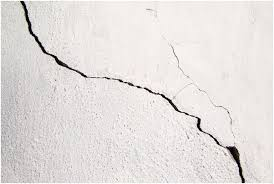
#> input picture ex8/crack2.jpeg, 274 x 184 px
$ jupyter execute q2.ipynb   (older library calls are emulated)
#> lines starting #> are read from the running program, lines starting #| are printed output that depends on the picture; after the words box and inside, x2 and y2 are one past the last pixel; in counts of white or black regions, pixels touching at a corner belong together
[cell 1]
import cv2
import numpy as np
import matplotlib.pyplot as plt

# Step 1: Load and preprocess the image
image = cv2.imread('crack2.jpeg', cv2.IMREAD_GRAYSCALE)
#> image: shape (184, 274); min 0, max 255, mean 224.7
blurred = cv2.GaussianBlur(image, (5, 5), 0)

# Step 2: Estimate surface normals based on image gradients (Sobel filters)
def estimate_normals(image):
    # Gradient in x and y directions
    grad_x = cv2.Sobel(image, cv2.CV_64F, 1, 0, ksize=5)
    grad_y = cv2.Sobel(image, cv2.CV_64F, 0, 1, ksize=5)

    # Normalize the gradients to compute normals
    normals = np.dstack((grad_x, grad_y, np.ones_like(image, dtype=np.float64)))
    normals = normals / np.linalg.norm(normals, axis=2, keepdims=True)

    return normals

# Step 3: Depth estimation by integrating the normals
def estimate_depth(normals):
    depth = np.zeros_like(normals[:, :, 0])

    # Simple approximation using cumulative sum
    depth += np.cumsum(normals[:, :, 2], axis=0)
    return depth

# Estimate normals and depth map
normals = estimate_normals(blurred)
depth_map = estimate_depth(normals)

# Step 4: Crack detection using edge detection on depth map
edges = cv2.Canny(np.uint8(depth_map), 100, 200)
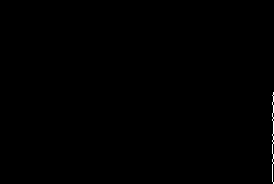
#> edges: shape (184, 274); 0.18% white in thin lines or dots, all inside (x1, y1, x2, y2) = (272, 92, 274, 184)

# Step 5: Post-processing with morphological operations to refine cracks
kernel = np.ones((3, 3), np.uint8)
cracks = cv2.morphologyEx(edges, cv2.MORPH_CLOSE, kernel)
#> cracks: shape (184, 274); 0.28% white; 1 white region, box (x1, y1, x2, y2) and area: (272, 92, 274, 184) 143

# Visualization using Matplotlib
fig, ax = plt.subplots(1, 4, figsize=(20, 5))

# Original Image
ax[0].imshow(image, cmap='gray')
ax[0].set_title('Original Image')
ax[0].axis('off')

# Blurred Image
ax[1].imshow(blurred, cmap='gray')
ax[1].set_title('Blurred Image')
ax[1].axis('off')

# Depth Map Visualization
ax[2].imshow(depth_map, cmap='gray')
ax[2].set_title('Depth Map')
ax[2].axis('off')

# Detected Cracks
ax[3].imshow(cracks, cmap='gray')
ax[3].set_title('Detected Cracks')
ax[3].axis('off')

plt.show()
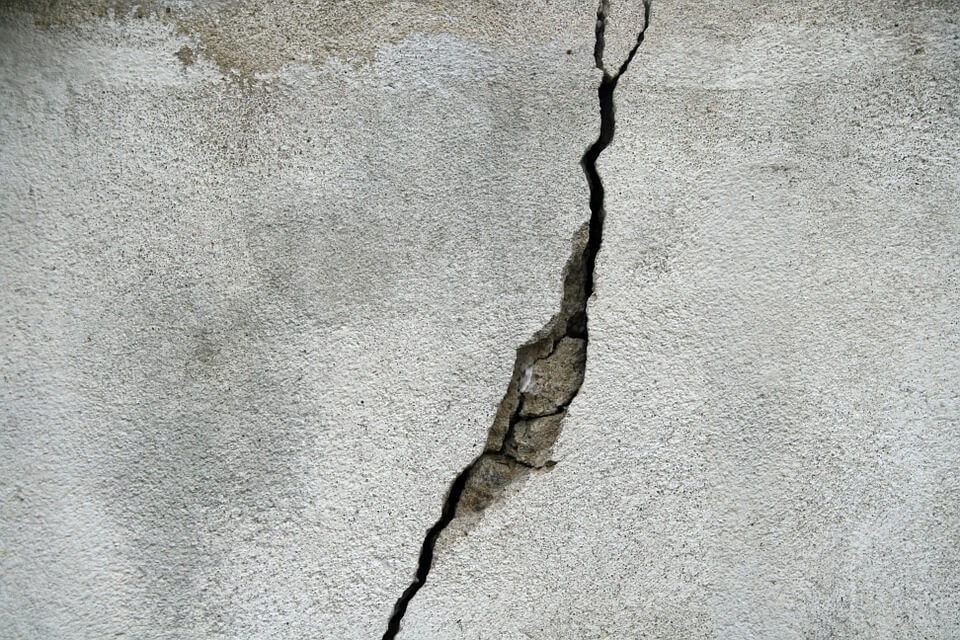
#> input picture ex8/cracking.jpg, 960 x 640 px
#> further down, image is the input picture: shape (640, 960, 3); mean B, G, R 172, 175.4, 173.7

[cell 2]
import numpy as np
import matplotlib.pyplot as plt
from mpl_toolkits.mplot3d import Axes3D

def shape_from_shading_horn_schunck(image):
    # Preprocessing
    gray = cv2.cvtColor(image, cv2.COLOR_BGR2GRAY)
    gray = gray / 255.0

    # Compute image gradient
    Ix = cv2.Sobel(gray, cv2.CV_64F, 1, 0, ksize=3)
    Iy = cv2.Sobel(gray, cv2.CV_64F, 0, 1, ksize=3)

    # Integrate the gradient field
    height, width = gray.shape
#> height = 640; width = 960
    u = np.zeros((height, width))
    v = np.zeros((height, width))
    lambda_ = 1.0  # Regularization parameter

    for iteration in range(100):
        u_prev = u.copy()
        v_prev = v.copy()

        p = Ix + lambda_ * u
        q = Iy + lambda_ * v

        u = u_prev - (p * Ix + q * Iy) / (lambda_ + Ix**2 + Iy**2)
        v = v_prev - (p * Iy - q * Ix) / (lambda_ + Ix**2 + Iy**2)

    # Reconstruct the surface
    depth = np.zeros((height, width))
    depth[0, 0] = 0.0  # Set a reference point

    for y in range(1, height):
        for x in range(1, width):
            depth[y, x] = depth[y - 1, x] + u[y - 1, x]
            depth[y, x] = depth[y, x - 1] + v[y, x]
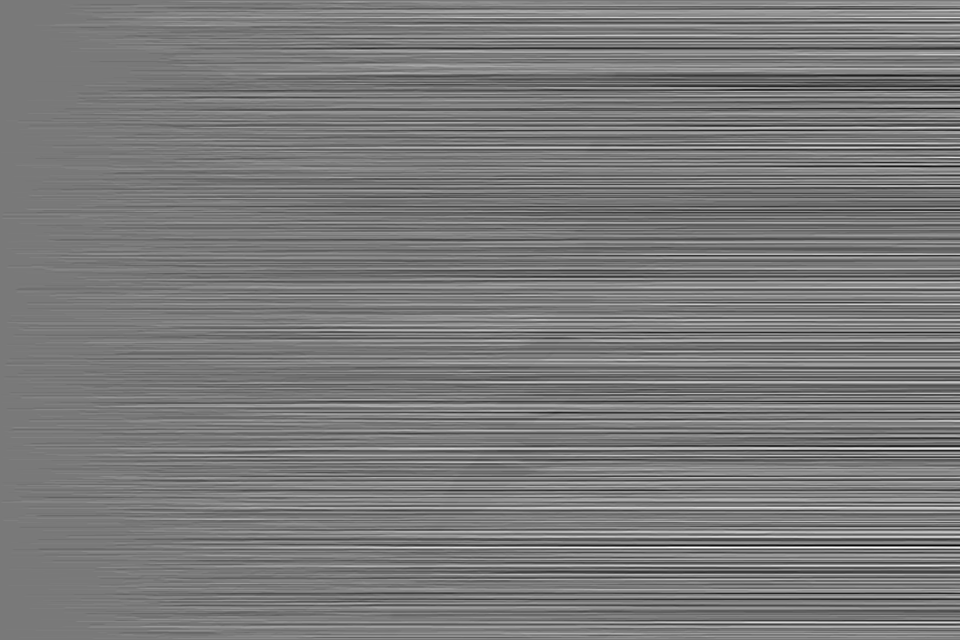
#> depth: shape (640, 960) float64; min -7.91e+18, max 8.64e+18, mean 3.41e+16; drawn with min black and max white

    return depth

# Load the image
image = cv2.imread('cracking.jpg')

# Perform shape from shading
depth = shape_from_shading_horn_schunck(image)

# Create a 3D plot
fig = plt.figure()
ax = fig.add_subplot(111, projection='3d')

# Generate meshgrid
x, y = np.meshgrid(np.arange(depth.shape[1]), np.arange(depth.shape[0]))

# Plot the surface
ax.plot_surface(x, y, depth, cmap='viridis', alpha=0.7)
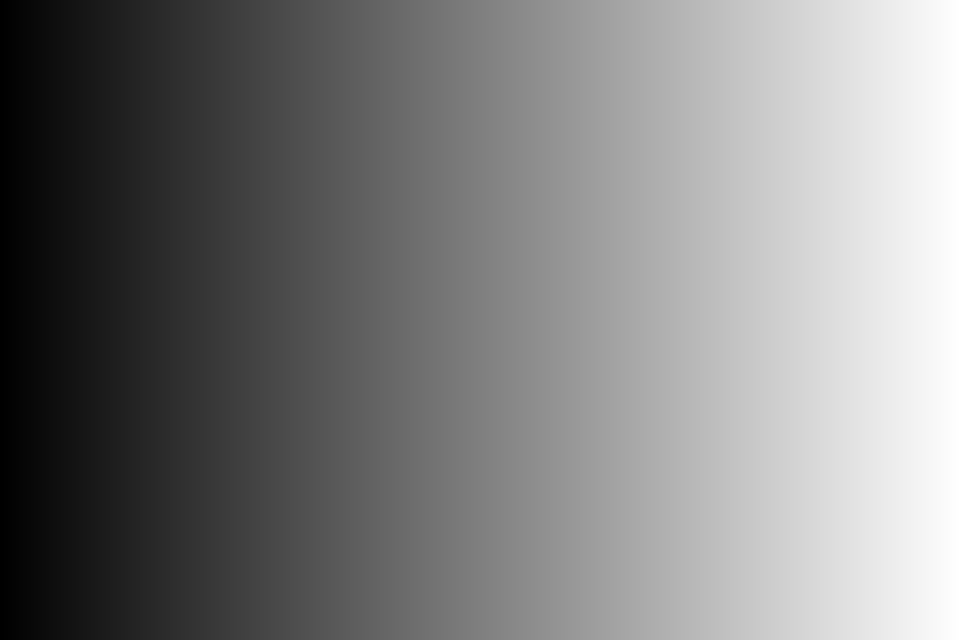
#> x: shape (640, 960) int64; min 0, max 959, mean 479.5; drawn with min black and max white

# Set axis labels and title
ax.set_xlabel('X')
ax.set_ylabel('Y')
ax.set_zlabel('Z')
ax.set_title('Shape from Shading')

plt.show()
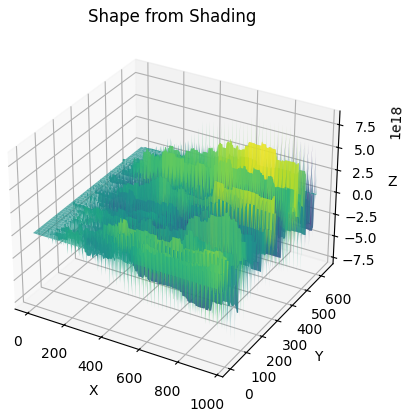
#> figure drawn by matplotlib, 1 panel

[cell 3]
import numpy as np
import cv2

def shape_from_shading_horn_schunck(image):
    # Preprocessing
    gray = cv2.cvtColor(image, cv2.COLOR_BGR2GRAY)
    gray = gray / 255.0

    # Compute image gradient
    Ix = cv2.Sobel(gray, cv2.CV_64F, 1, 0, ksize=3)
    Iy = cv2.Sobel(gray, cv2.CV_64F, 0, 1, ksize=3)

    # Integrate the gradient field
    height, width = gray.shape
#> height = 640; width = 960
    u = np.zeros((height, width))
    v = np.zeros((height, width))
    lambda_ = 1.0  # Regularization parameter

    for iteration in range(100):
        u_prev = u.copy()
        v_prev = v.copy()

        p = Ix + lambda_ * u
        q = Iy + lambda_ * v

        u = u_prev - (p * Ix + q * Iy) / (lambda_ + Ix**2 + Iy**2)
        v = v_prev - (p * Iy - q * Ix) / (lambda_ + Ix**2 + Iy**2)

    # Reconstruct the surface
    depth = np.zeros((height, width))
    depth[0, 0] = 0.0  # Set a reference point

    for y in range(1, height):
        for x in range(1, width):
            depth[y, x] = depth[y - 1, x] + u[y - 1, x]
            depth[y, x] = depth[y, x - 1] + v[y, x]

    return depth

# Load the image
image = cv2.imread('cracking.jpg')

# Perform shape from shading
depth = shape_from_shading_horn_schunck(image)

# Visualize the depth map
cv2.imshow('Depth Map', cv2.normalize(depth, None, 0, 255, cv2.NORM_MINMAX, cv2.CV_8UC1))
cv2.waitKey(0)
cv2.destroyAllWindows()

[cell 4]
import numpy as np
import cv2
from matplotlib import pyplot as plt

# read two input images
imgL = cv2.imread('aloeL.jpg',0)
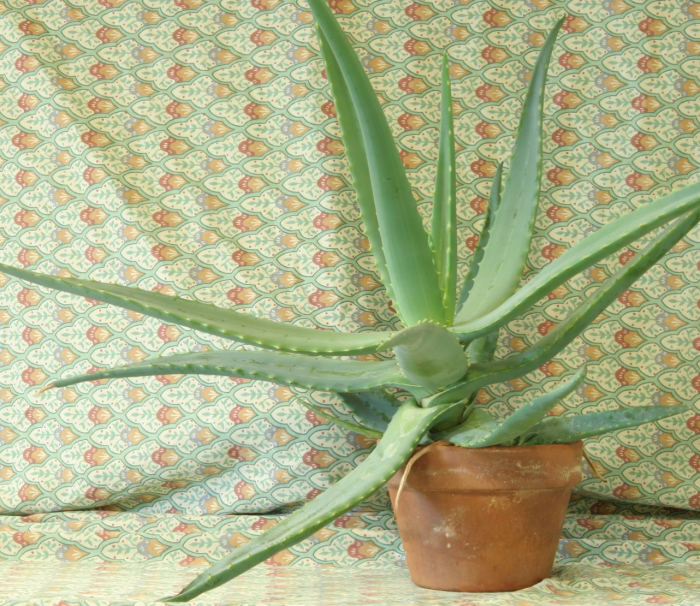
#> input picture ex8/aloeL.jpg, 700 x 606 px
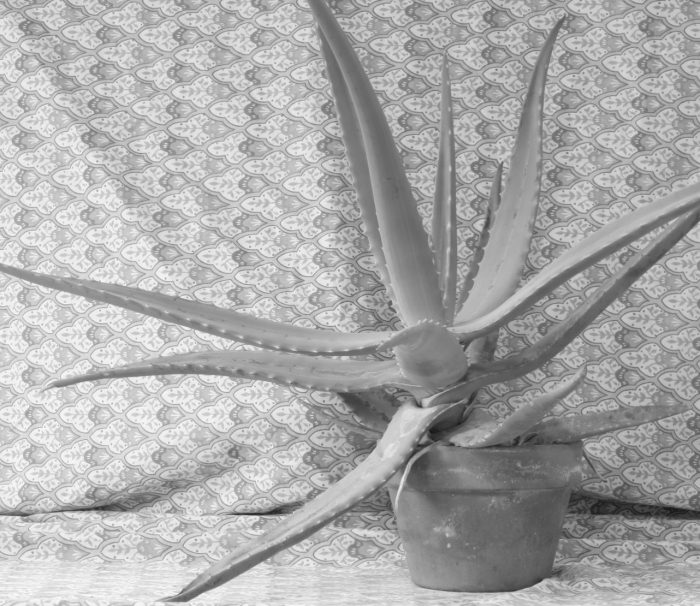
#> imgL: shape (606, 700); min 22, max 251, mean 170.8
imgR = cv2.imread('aloeR.jpg',0)
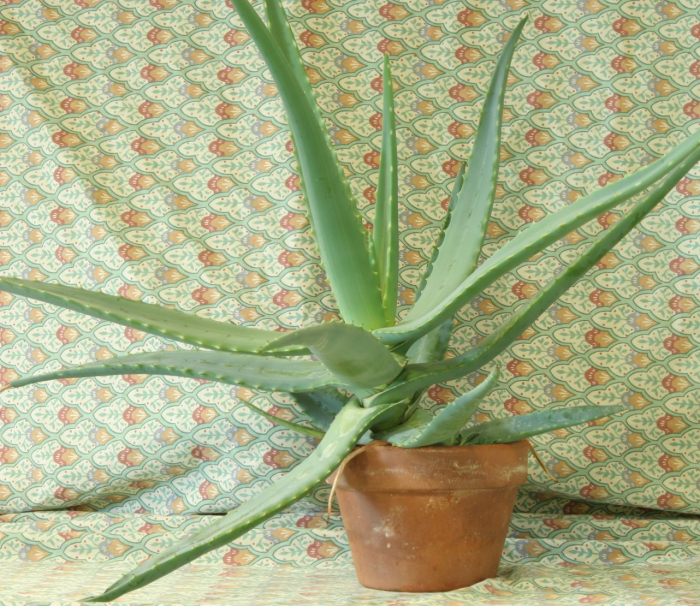
#> input picture ex8/aloeR.jpg, 700 x 606 px
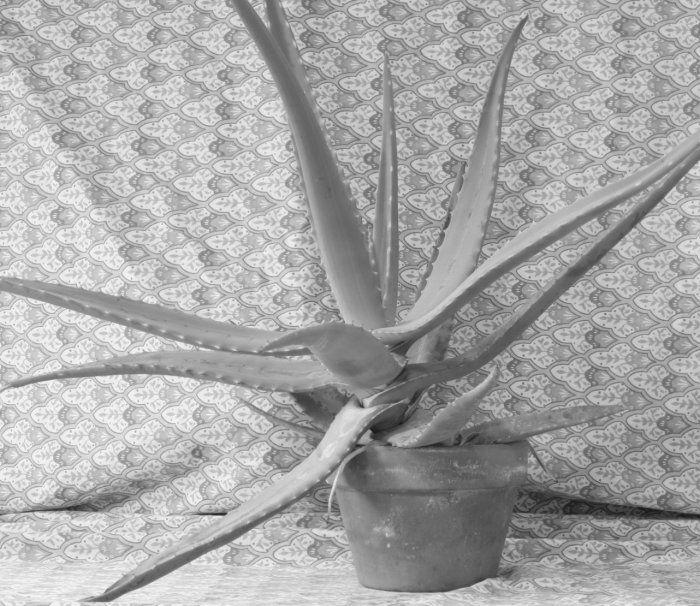
#> imgR: shape (606, 700); min 24, max 246, mean 167.8

# Initiate and StereoBM object
stereo = cv2.StereoBM_create(numDisparities=16, blockSize=15)

# compute the disparity map
disparity = stereo.compute(imgL,imgR)
disparity1 = stereo.compute(imgR,imgL)
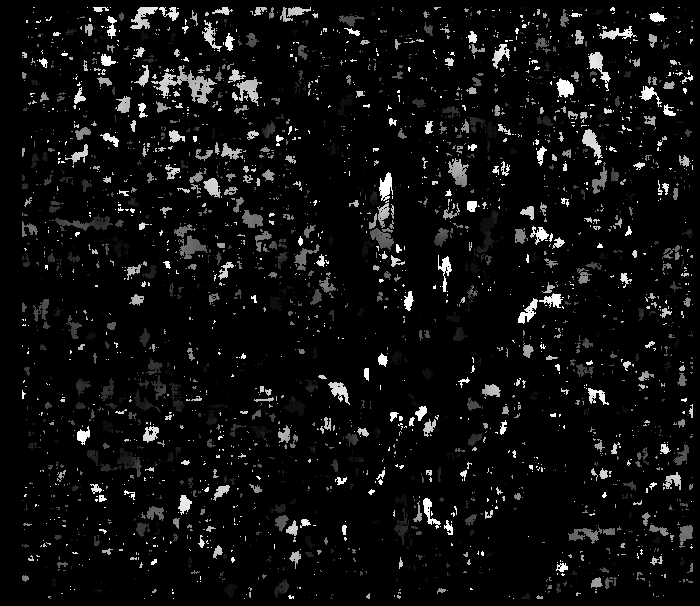
#> disparity1: shape (606, 700) int16; min -16, max 240, mean -1.1; drawn with min black and max white
plt.imshow(disparity,'gray')
plt.show()
